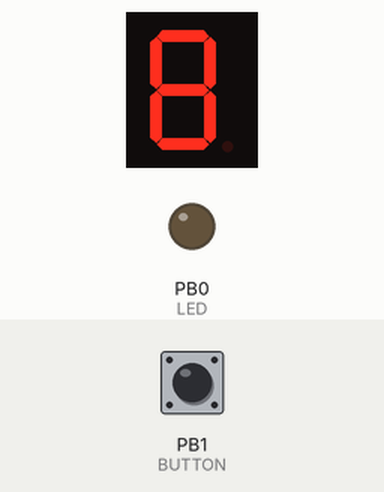
Simulated run of this sketch. Board: STM32 Blue Pill. On the bench: 1-digit seven-segment display, output pins drawn as LEDs (lit = HIGH). Wiring (inferred from the names in the program): 1-digit 7-segment display, segments lit when HIGH: segments PA7, PA6, PA4, PA2, PA1, PA10, PA9. The test bench sets the inputs (shaded band); at power-on: PB1 (BUTTON) LOW. The segment pins are drawn as the display they are named for; pins used as bus, display or sensor lines are not drawn.

Above: at 1.2 s.
1.3 s: PB1 (BUTTON) pulled HIGH for 0.15 s
At 1.8 s:
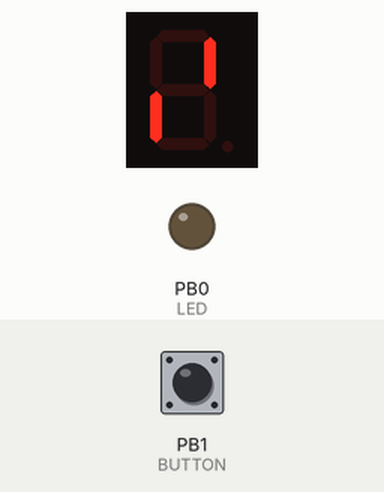
At 2.6 s:
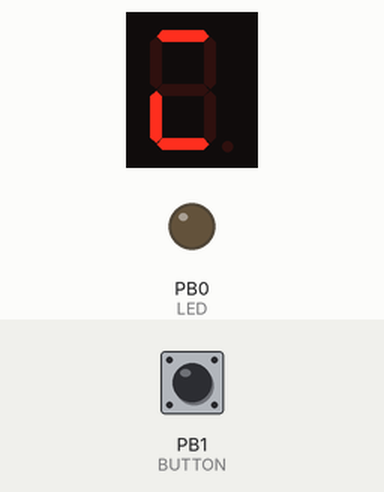
4.4 s: PB1 (BUTTON) pulled HIGH for 3.2 s
At 7.0 s:
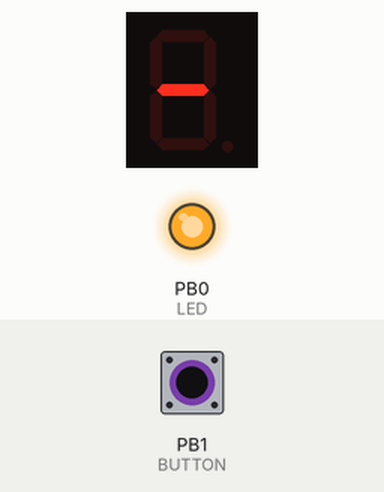
Timing chart, 0 to 8.5 s (numbered marks = the images above; inputs shaded):
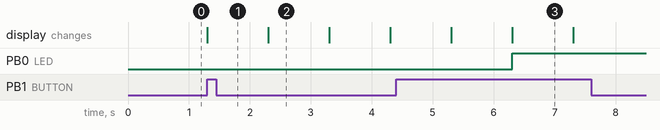

Measured:
- after the input at 1.3 s, the display: changes at once (image 1)
- after the input at 4.4 s, PB0 (LED): LOW → HIGH after 1.9 s
- what the display in image 2 shows lasts 1.0 s, from 2.3 s to 3.3 s

The sketch:

last_game.ino
```cpp
#define LED PB0
#define LEDA PA7
#define LEDB PA6
#define LEDC PA4
#define LEDD PA2
#define LEDE PA1
#define LEDF PA10
#define LEDG PA9
#define BUTTON PB1
bool gamemode = false;
bool pushwait = false;

void display_segments(int number)
{
  digitalWrite(LEDA, HIGH);
  digitalWrite(LEDB, HIGH);
  digitalWrite(LEDC, HIGH);
  digitalWrite(LEDD, HIGH);
  digitalWrite(LEDE, HIGH);
  digitalWrite(LEDF, HIGH);
  digitalWrite(LEDG, HIGH);
  switch (number)
  {
    case 0:
      // A、B、C、D、E、F点灯
      digitalWrite(LEDA, LOW);
      digitalWrite(LEDB, LOW);
      digitalWrite(LEDC, LOW);
      digitalWrite(LEDD, LOW);
      digitalWrite(LEDE, LOW);
      digitalWrite(LEDF, LOW);
      break;
    case 1:
      // B、C点灯
      digitalWrite(LEDB, LOW);
      digitalWrite(LEDC, LOW);
      break;
    case 2:
      // A、B、D、E、G点灯
      digitalWrite(LEDA, LOW);
      digitalWrite(LEDB, LOW);
      digitalWrite(LEDD, LOW);
      digitalWrite(LEDE, LOW);
      digitalWrite(LEDG, LOW);
      break;
    case 3:
      // A、B、C、D、G点灯
      digitalWrite(LEDA, LOW);
      digitalWrite(LEDB, LOW);
      digitalWrite(LEDC, LOW);
      digitalWrite(LEDD, LOW);
      digitalWrite(LEDG, LOW);
      break;
    case 4:
      // B、C、F、G点灯
      digitalWrite(LEDB, LOW);
      digitalWrite(LEDC, LOW);
      digitalWrite(LEDF, LOW);
      digitalWrite(LEDG, LOW);
      break;
    case 5:
      // A、C、D、F、G点灯
      digitalWrite(LEDA, LOW);
      digitalWrite(LEDC, LOW);
      digitalWrite(LEDD, LOW);
      digitalWrite(LEDF, LOW);
      digitalWrite(LEDG, LOW);
      break;
    case 6:
      // A、C、D、E、F、G点灯
      digitalWrite(LEDA, LOW);
      digitalWrite(LEDC, LOW);
      digitalWrite(LEDD, LOW);
      digitalWrite(LEDE, LOW);
      digitalWrite(LEDF, LOW);
      digitalWrite(LEDG, LOW);
      break;
    case 7:
      // A、B、C点灯
      digitalWrite(LEDA, LOW);
      digitalWrite(LEDB, LOW);
      digitalWrite(LEDC, LOW);
      break;
    case 8:
      // A、B、C、D、E、F、G点灯
      digitalWrite(LEDA, LOW);
      digitalWrite(LEDB, LOW);
      digitalWrite(LEDC, LOW);
      digitalWrite(LEDD, LOW);
      digitalWrite(LEDE, LOW);
      digitalWrite(LEDF, LOW);
      digitalWrite(LEDG, LOW);
      break;
    case 9:
      // A、B、C、D、F、G点灯
      digitalWrite(LEDA, LOW);
      digitalWrite(LEDB, LOW);
      digitalWrite(LEDC, LOW);
      digitalWrite(LEDD, LOW);
      digitalWrite(LEDF, LOW);
      digitalWrite(LEDG, LOW);
      break;
    default:
      break;
  }
}

void setup() {
  pinMode(LED, OUTPUT);
  pinMode(LEDA, OUTPUT);
  pinMode(LEDB, OUTPUT);
  pinMode(LEDC, OUTPUT);
  pinMode(LEDD, OUTPUT);
  pinMode(LEDE, OUTPUT);
  pinMode(LEDF, OUTPUT);
  pinMode(LEDG, OUTPUT);
  pinMode(BUTTON, INPUT);
  digitalWrite(LED, LOW);
  digitalWrite(LEDA, HIGH);
  digitalWrite(LEDB, HIGH);
  digitalWrite(LEDC, HIGH);
  digitalWrite(LEDD, HIGH);
  digitalWrite(LEDE, HIGH);
  digitalWrite(LEDF, HIGH);
  digitalWrite(LEDG, HIGH);
}

int counter=5;
int lastm = 0;
int pushwaittime = 0;

void loop() {
  if(digitalRead(BUTTON) && !gamemode) gamemode = true;

  if(gamemode) {
    if(millis()-lastm>1000){
      display_segments(counter --);
      lastm = millis();
     }
    if (counter == -1){
      pushwaittime = millis();
      pushwait = true;
    }

    if(pushwait && millis() - pushwaittime < 100 && digitalRead(BUTTON)) {
      digitalWrite(LED,HIGH);
    }
  }
}
```
